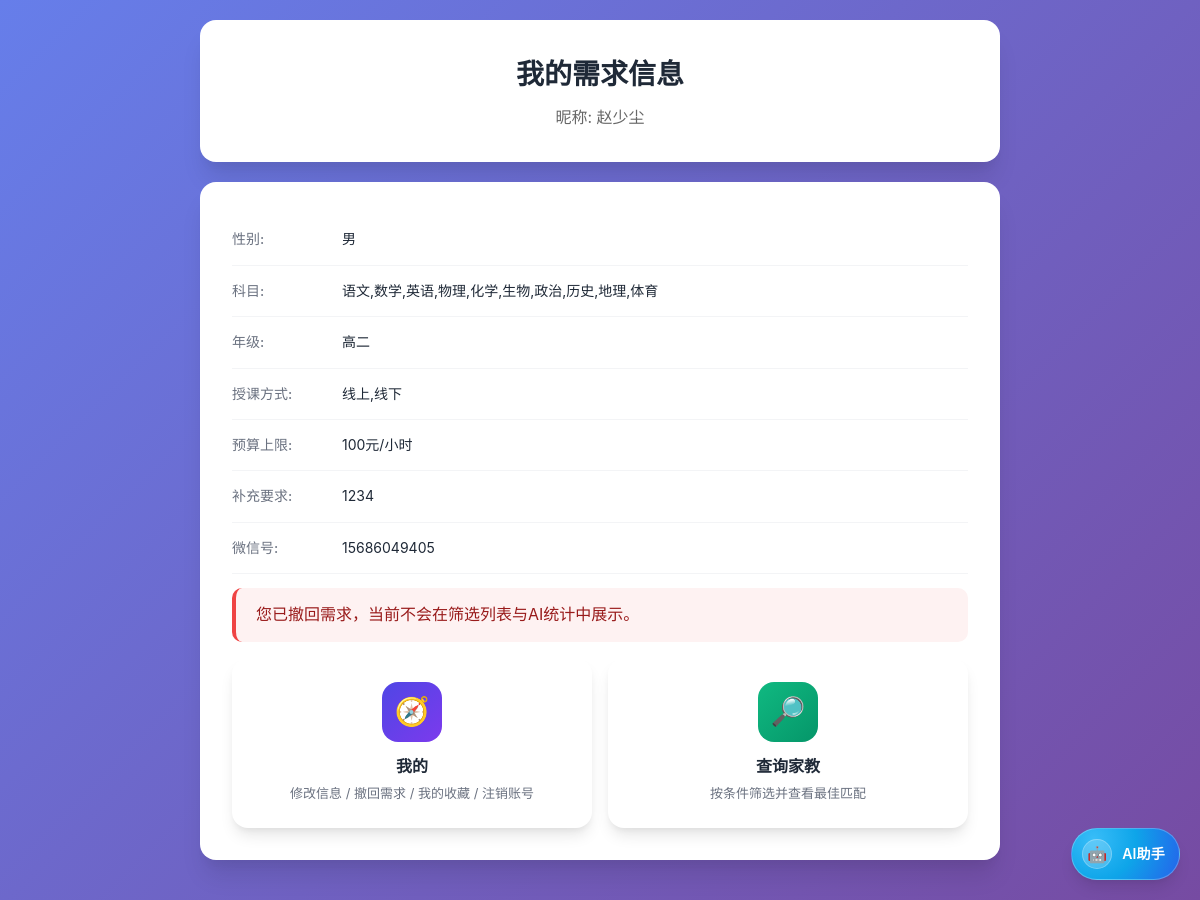
/student/home (signed in), run on the app's committed database.
### models.py (models this page shows, shortened)
class User(UserMixin, db.Model):
    __tablename__ = 'users'
    id = db.Column(db.Integer, primary_key=True)
    nickname = db.Column(db.String(50), unique=True, nullable=False)
    password_hash = db.Column(db.String(255), nullable=False)
    phone = db.Column(db.String(20), nullable=False)
    email = db.Column(db.String(100), nullable=False)
    role = db.Column(db.String(20), nullable=False)
    created_at = db.Column(db.DateTime, default=datetime.now)
    updated_at = db.Column(db.DateTime, default=datetime.now, onupdate=datetime.now)
    is_active = db.Column(db.Boolean, default=True)
    tutor_info = db.relationship('TutorInfo', backref='user', uselist=False, cascade='all, delete-orphan')
    student_info = db.relationship('StudentInfo', backref='user', uselist=False, cascade='all, delete-orphan')

class StudentInfo(db.Model):
    __tablename__ = 'student_infos'
    id = db.Column(db.Integer, primary_key=True)
    user_id = db.Column(db.Integer, db.ForeignKey('users.id'), nullable=False)
    gender = db.Column(db.String(10), nullable=False)
    avatar_path = db.Column(db.String(255))
    subjects = db.Column(db.String(100), nullable=False)
    grade = db.Column(db.String(20), nullable=False)
    teaching_mode = db.Column(db.String(50), nullable=False)
    budget_upper = db.Column(db.Integer)
    teaching_time = db.Column(db.Text)
    requirements = db.Column(db.String(50))
    wechat = db.Column(db.String(50))
    accept_opposite_gender = db.Column(db.Boolean, default=False)
    listing_active = db.Column(db.Boolean, default=True)
    updated_at = db.Column(db.DateTime, default=datetime.now, onupdate=datetime.now)

### app.py (the view)
@app.route('/student/home')
@login_required
def student_home():
    if current_user.role != 'student':
        return redirect(url_for('index'))
    student_info = StudentInfo.query.filter_by(user_id=current_user.id).first()
    return render_template('student_info.html', student_info=student_info, subjects=SUBJECTS, grades=GRADES, teaching_modes=TEACHING_MODES, weekdays=WEEKDAYS, mode='home')

### app.py (called while the page is built, shortened)
def _get_role_user_ids():
    role_user_ids = session.get(ROLE_USER_IDS_KEY)
    if not isinstance(role_user_ids, dict):
        role_user_ids = {}
        session[ROLE_USER_IDS_KEY] = role_user_ids
    return role_user_ids

def _resolve_request_role():
    endpoint = request.endpoint or ''
    neutral_tutor_views = {'tutor_reviews', 'tutor_detail'}
    if endpoint in TUTOR_ENDPOINTS:
        return 'tutor'
    if endpoint in STUDENT_ENDPOINTS:
        return 'student'

def _get_current_request_user():
    role = _resolve_request_role()
    if role not in {'tutor', 'student'}:
        return _AnonymousRequestUser()
    user_id = _get_role_user_ids().get(role)
    if not user_id:
        return _AnonymousRequestUser()
    user = User.query.get(int(user_id))
    if not user or not user.is_active:
        return _AnonymousRequestUser()
    return user

def login_required(view_func):
    @wraps(view_func)
    def wrapped_view(*args, **kwargs):
        user = _get_current_request_user()
        if not getattr(user, 'is_authenticated', False):
            flash('请先登录')
            return redirect(url_for('login'))
        return view_func(*args, **kwargs)
    return wrapped_view

@app.context_processor
def inject_current_user():
    return {'current_user': _get_current_request_user()}

@app.before_request
def remember_active_role():
    role = _resolve_request_role()
    if role in {'tutor', 'student'}:
        session[ACTIVE_ROLE_KEY] = role

### templates/student_info.html (shortened to what this page needs)
{% extends "base.html" %}
{% block content %}
<div class="card">
    <h1>{% if mode == 'home' %}我的需求信息{% else %}填写需求信息{% endif %}</h1>
    <p style="text-align: center; color: #666;">昵称: {{ current_user.nickname }}</p>
</div>
{% if mode == 'home' %}
<div class="card">
    {% if student_info %}
    <div class="info-row">
        <span class="info-label">性别:</span>
        <span class="info-value">{{ student_info.gender }}</span>
    </div>
    <div class="info-row">
        <span class="info-label">科目:</span>
        <span class="info-value">{{ student_info.subjects }}</span>
    </div>
    <div class="info-row">
        <span class="info-label">年级:</span>
        <span class="info-value">{{ student_info.grade }}</span>
    </div>
    <div class="info-row">
        <span class="info-label">授课方式:</span>
        <span class="info-value">{{ student_info.teaching_mode }}</span>
    </div>
    {% if student_info.budget_upper %}
    <div class="info-row">
        <span class="info-label">预算上限:</span>
        <span class="info-value">{{ student_info.budget_upper }}元/小时</span>
    </div>
    {% endif %}
    {% if student_info.requirements %}
    <div class="info-row">
        <span class="info-label">补充要求:</span>
        <span class="info-value">{{ student_info.requirements }}</span>
    </div>
    {% endif %}
    {% if student_info.wechat %}
    <div class="info-row">
        <span class="info-label">微信号:</span>
        <span class="info-value">{{ student_info.wechat }}</span>
    </div>
    {% endif %}
    {% if student_info.listing_active == False %}
    <div class="flash" style="margin-top: 14px;">您已撤回需求，当前不会在筛选列表与AI统计中展示。</div>
    {% endif %}
    <div class="grid-2" style="margin-top: 16px;">
        <a href="{{ url_for('student_my_center') }}" class="menu-card tutor">
            <div class="menu-icon">🧭</div>
            <div class="menu-title">我的</div>
            <div class="menu-desc">修改信息 / 撤回需求 / 我的收藏 / 注销账号</div>
        </a>
        <a href="{{ url_for('search_tutors') }}" class="menu-card student">
            <div class="menu-icon">🔎</div>
            <div class="menu-title">查询家教</div>
            <div class="menu-desc">按条件筛选并查看最佳匹配</div>
        </a>
    </div>
    {% else %}
    <p style="text-align: center; color: #666; margin: 20px 0;">您还没有填写需求信息</p>
    <div class="btn-group">
        <a href="{{ url_for('student_info') }}" class="btn">添加信息</a>
    </div>
    {% endif %}
</div>
{% endif %}
{% endblock %}

### templates/base.html (style rules this page uses)
* { margin: 0; padding: 0; box-sizing: border-box; }
:root { --primary: #4F46E5; --primary-hover: #4338CA; --secondary: #10B981; --danger: #EF4444; --warning: #F59E0B; --gray-50: #F9FAFB; --gray-100: #F3F4F6; --gray-200: #E5E7EB; --gray-300: #D1D5DB; --gray-400: #9CA3AF; --gray-500: #6B7280; --gray-600: #4B5563; --gray-700: #374151; --gray-800: #1F2937; --gray-900: #111827; --shadow-sm: 0 1px 2px 0 rgba(0, 0, 0, 0.05); --shadow: 0 1px 3px 0 rgba(0, 0, 0, 0.1), 0 1px 2px 0 rgba(0, 0, 0, 0.06); --shadow-md: 0 4px 6px -1px rgba(0, 0, 0, 0.1), 0 2px 4px -1px rgba(0, 0, 0, 0.06); --shadow-lg: 0 10px 15px -3px rgba(0, 0, 0, 0.1), 0 4px 6px -2px rgba(0, 0, 0, 0.05); --shadow-xl: 0 20px 25px -5px rgba(0, 0, 0, 0.1), 0 10px 10px -5px rgba(0, 0, 0, 0.04); }
body { font-family: 'Noto Sans SC', -apple-system, BlinkMacSystemFont, 'Segoe UI', Roboto, sans-serif; background: linear-gradient(135deg, #667eea 0%, #764ba2 100%); min-height: 100vh; padding: 20px; line-height: 1.6; }
.card { background: white; border-radius: 16px; padding: 32px; margin-bottom: 20px; box-shadow: var(--shadow-xl); animation: slideUp 0.4s ease-out; }
h1 { color: var(--gray-800); margin-bottom: 8px; text-align: center; font-size: 28px; font-weight: 700; }
.flash { padding: 14px 20px; background: #FEF2F2; color: #991B1B; border-radius: 10px; margin-bottom: 16px; border-left: 4px solid var(--danger); animation: slideIn 0.3s ease; }
.info-row { display: flex; padding: 14px 0; border-bottom: 1px solid var(--gray-100); }
.info-label { width: 110px; color: var(--gray-500); font-weight: 500; font-size: 14px; flex-shrink: 0; }
.info-value { flex: 1; color: var(--gray-800); font-size: 14px; }
.menu-card { display: block; padding: 24px; background: white; border-radius: 16px; text-decoration: none; color: var(--gray-800); box-shadow: var(--shadow-lg); transition: all 0.3s ease; text-align: center; }
.menu-icon { width: 60px; height: 60px; margin: 0 auto 12px; border-radius: 16px; display: flex; align-items: center; justify-content: center; font-size: 28px; }
.menu-card.tutor .menu-icon { background: linear-gradient(135deg, #4F46E5, #7C3AED); }
.menu-card.student .menu-icon { background: linear-gradient(135deg, #10B981, #059669); }
.menu-title { font-weight: 600; font-size: 16px; margin-bottom: 4px; }
.menu-desc { font-size: 13px; color: var(--gray-500); }
.grid-2 { display: grid; grid-template-columns: repeat(2, 1fr); gap: 16px; }

### data on the page
User: nickname "赵少尘"
StudentInfo: gender "男", subjects "语文,数学,英语,物理,化学,生物,政治,历史,地理,体育", grade "高二", teaching_mode "线上,线下", budget_upper "100", requirements "1234", wechat "15686049405"
